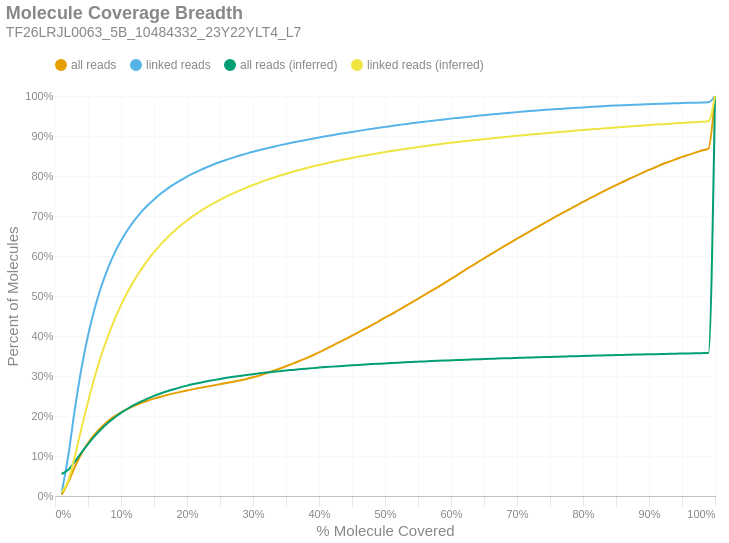

This figure's notebook cell:
### Markdown cell above
### Molecule Read Coverage
This chart shows molecule coverage breadth as computed by the number of bases aligned to that molecule. In other words, "*how much of each unique long molecule is actually sequenced/aligned?*" Keep in mind there is a distinction between sequences and alignments, since some sequences belonging to a particular molecule may not align well and wouldn't appear in the alignment data. This chart also shows molecule coverage breadth as computed by the *inferred fragment* from which the aligned sequences originate. Unlike read coverage, this calculation takes into account the total insert size, including unsequenced gaps between the forward and reverse reads. Like the previous figures, these are cumulative percents.

### Code cell
if SKIPLR:
    print_html(f"Skipped")
else:
    binned_df = consolidated_hist(valids['coverage_bp'], mask, 0.01, True)
    binned_df_inf = consolidated_hist(valids['coverage_inserts'], mask, 0.01, True)
    binned_df = binned_df.with_columns(pl.lit(binned_df_inf['all reads (cumsum)']).alias('all reads (inferred)'))
    binned_df = binned_df.with_columns(pl.lit(binned_df_inf['linked reads (cumsum)']).alias('linked reads (inferred)'))
    binned_df = binned_df.with_columns(
        (pl.col('bin').cast(pl.Float64) + 0.01).alias('right_edge')
    )

    with SafeRender(binned_df):
        (
            density_plot(binned_df, 'Molecule Coverage Breadth', samplename, 'molcov', ['all reads (inferred)','linked reads (inferred)'])
            .encode(
                #x=alt.X('bin:Q', title="% Molecule Covered").axis(format = '%').scale(padding=0),
                x=alt.X('right_edge:Q', title="% Molecule Covered").axis(format='%').scale(padding=0),
                y=alt.Y('value:Q', title='Percent of Molecules')
                    .axis(format='%')
                    .stack(False)
                    .scale(domainMin=0, padding=0),
                color=alt.Color("key:N").scale(domain = ["all reads", "linked reads", "all reads (inferred)", "linked reads (inferred)"]),
                tooltip = [
                    alt.Tooltip("key:N", title = "Data Type"),
                    alt.Tooltip("range_label:N", title="% Molecule Covered"),
                    alt.Tooltip("value:Q", format = ".2%", title="% Molecules")
                ]
            )
        ).display()

### Figure 1 — Vega-Lite specification as saved in the notebook (floating-point values rounded to 4 significant figures)
{"width": "container", "height": 400, "config": {"title": {"anchor": "start", "dy": -15, "fontSize": 18, "color": "#888888", "subtitleColor": "#888888", "subtitleFontSize": 14}, "arc": {"fill": "#0072B2"}, "axis": {"domainColor": "#888888", "domainWidth": 0.5, "gridWidth": 0.2, "grid": false, "titleFontWeight": 400, "titleFontSize": 15, "labelFontSize": 11, "labelColor": "#888888", "tickColor": "#888888", "tickWidth": 0.2, "titleColor": "#888888"}, "axisBand": {"grid": false}, "axisX": {"grid": true, "tickSize": 10, "domainCap": "round"}, "axisY": {"domain": false, "grid": true, "tickSize": 0, "domainCap": "round"}, "background": "transparent", "header": {"labelFontSize": 15, "labelColor": "#888888", "titleFontSize": 15, "titleFontWeight": 600, "titleColor": "#888888"}, "legend": {"labelFont": "sans-serif", "labelFontSize": 12, "labelColor": "#888888", "symbolSize": 100, "symbolType": "circle", "titleFontSize": 12, "titlePadding": 10, "titleColor": "#888888", "title": null, "orient": "top"}, "range": {"category": ["#E69F00", "#56B4E9", "#009E73", "#F0E442", "#0072B2", "#D55E00", "#CC79A7", "#000000"], "diverging": ["#cfe8f3", "#a2d4ec", "#73bfe2", "#46abdb", "#1696d2", "#12719e"]}, "area": {"fill": "#0072B2", "fillOpacity": 0.7, "line": true, "strokeOpacity": 0.7}, "line": {"color": "#0072B2", "stroke": "#0072B2", "strokeWidth": 2}, "trail": {"color": "#0072B2", "stroke": "#0072B2", "strokeWidth": 0, "size": 1}, "point": {"filled": true, "fillOpacity": 1.0, "size": 95}, "text": {"color": "#888888", "fontSize": 11, "align": "right", "fontWeight": 400, "size": 11}, "bar": {"fill": "#0072B2", "stroke": null}, "view": {"stroke": null, "continuousWidth": 660, "continuousHeight": 400}}, "data": {"name": "data-a8b8ed543a9cae2e3a4e808abef96d5d"}, "mark": {"type": "line", "interpolate": "monotone", "point": {"opacity": 0, "size": 275}}, "encoding": {"color": {"field": "key", "scale": {"domain": ["all reads", "linked reads", "all reads (inferred)", "linked reads (inferred)"]}, "type": "nominal"}, "tooltip": [{"field": "key", "title": "Data Type", "type": "nominal"}, {"field": "range_label", "title": "% Molecule Covered", "type": "nominal"}, {"field": "value", "format": ".2%", "title": "% Molecules", "type": "quantitative"}], "x": {"axis": {"format": "%"}, "field": "right_edge", "scale": {"padding": 0}, "title": "% Molecule Covered", "type": "quantitative"}, "y": {"axis": {"format": "%"}, "field": "value", "scale": {"domainMin": 0, "padding": 0}, "stack": false, "title": "Percent of Molecules", "type": "quantitative"}}, "params": [{"name": "param_c36ac31b6afebe62", "select": {"type": "point", "fields": ["key"]}, "bind": "legend"}], "title": {"text": "Molecule Coverage Breadth", "subtitle": "TF26LRJL0063_5B_10484332_23Y22YLT4_L7"}, "transform": [{"fold": ["all reads (cumsum)", "linked reads (cumsum)", "all reads (inferred)", "linked reads (inferred)"]}, {"calculate": "replace(datum.key, ' (cumsum)', '')", "as": "key"}, {"filter": {"param": "param_c36ac31b6afebe62"}}], "usermeta": {"embedOptions": {"downloadFileName": "TF26LRJL0063_5B_10484332_23Y22YLT4_L7.molcov"}}, "$schema": "https://vega.github.io/schema/vega-lite/v6.4.1.json", "datasets": {"data-a8b8ed543a9cae2e3a4e808abef96d5d": [{"bin": "0.0", "interval": "0.0-0.01", "all reads": 0.003062, "linked reads": 0.007382, "all reads (cumsum)": 0.003062, "linked reads (cumsum)": 0.007382, "range_label": "0.0-0.01", "all reads (inferred)": 0.055, "linked reads (inferred)": 0.009038, "right_edge": 0.01}, {"bin": "0.01", "interval": "0.01-0.02", "all reads": 0.03107, "linked reads": 0.09212, "all reads (cumsum)": 0.03414, "linked reads (cumsum)": 0.0995, "range_label": "0.01-0.02", "all reads (inferred)": 0.06546, "linked reads (inferred)": 0.03802, "right_edge": 0.02}, {"bin": "0.02", "interval": "0.02-0.03", "all reads": 0.03836, "linked reads": 0.1168, "all reads (cumsum)": 0.0725, "linked reads (cumsum)": 0.2163, "range_label": "0.02-0.03", "all reads (inferred)": 0.08549, "linked reads (inferred)": 0.09856, "right_edge": 0.03}, {"bin": "0.03", "interval": "0.03-0.04", "all reads": 0.03307, "linked reads": 0.102, "all reads (cumsum)": 0.1056, "linked reads (cumsum)": 0.3183, "range_label": "0.03-0.04", "all reads (inferred)": 0.1082, "linked reads (inferred)": 0.1686, "right_edge": 0.04}, {"bin": "0.04", "interval": "0.04-0.05", "all reads": 0.02683, "linked reads": 0.08288, "all reads (cumsum)": 0.1324, "linked reads (cumsum)": 0.4012, "range_label": "0.04-0.05", "all reads (inferred)": 0.1298, "linked reads (inferred)": 0.2352, "right_edge": 0.05}, {"bin": "0.05", "interval": "0.05-0.06", "all reads": 0.02174, "linked reads": 0.06716, "all reads (cumsum)": 0.1541, "linked reads (cumsum)": 0.4684, "range_label": "0.05-0.06", "all reads (inferred)": 0.1497, "linked reads (inferred)": 0.2968, "right_edge": 0.06}, {"bin": "0.06", "interval": "0.06-0.07", "all reads": 0.01771, "linked reads": 0.05468, "all reads (cumsum)": 0.1719, "linked reads (cumsum)": 0.523, "range_label": "0.06-0.07", "all reads (inferred)": 0.167, "linked reads (inferred)": 0.3508, "right_edge": 0.07}, {"bin": "0.07", "interval": "0.07-0.08", "all reads": 0.01476, "linked reads": 0.04557, "all reads (cumsum)": 0.1866, "linked reads (cumsum)": 0.5686, "range_label": "0.07-0.08", "all reads (inferred)": 0.1823, "linked reads (inferred)": 0.3984, "right_edge": 0.08}, {"bin": "0.08", "interval": "0.08-0.09", "all reads": 0.01231, "linked reads": 0.03794, "all reads (cumsum)": 0.1989, "linked reads (cumsum)": 0.6066, "range_label": "0.08-0.09", "all reads (inferred)": 0.1958, "linked reads (inferred)": 0.4404, "right_edge": 0.09}, {"bin": "0.09", "interval": "0.09-0.1", "all reads": 0.01027, "linked reads": 0.03156, "all reads (cumsum)": 0.2092, "linked reads (cumsum)": 0.6381, "range_label": "0.09-0.1", "all reads (inferred)": 0.2077, "linked reads (inferred)": 0.4773, "right_edge": 0.1}, {"bin": "0.1", "interval": "0.1-0.11", "all reads": 0.008761, "linked reads": 0.02682, "all reads (cumsum)": 0.218, "linked reads (cumsum)": 0.6649, "range_label": "0.1-0.11", "all reads (inferred)": 0.2182, "linked reads (inferred)": 0.5098, "right_edge": 0.11}, {"bin": "0.11", "interval": "0.11-0.12", "all reads": 0.007713, "linked reads": 0.02342, "all reads (cumsum)": 0.2257, "linked reads (cumsum)": 0.6884, "range_label": "0.11-0.12", "all reads (inferred)": 0.2276, "linked reads (inferred)": 0.5391, "right_edge": 0.12}, {"bin": "0.12", "interval": "0.12-0.13", "all reads": 0.006657, "linked reads": 0.02012, "all reads (cumsum)": 0.2323, "linked reads (cumsum)": 0.7085, "range_label": "0.12-0.13", "all reads (inferred)": 0.2359, "linked reads (inferred)": 0.565, "right_edge": 0.13}, {"bin": "0.13", "interval": "0.13-0.14", "all reads": 0.005881, "linked reads": 0.01759, "all reads (cumsum)": 0.2382, "linked reads (cumsum)": 0.7261, "range_label": "0.13-0.14", "all reads (inferred)": 0.2435, "linked reads (inferred)": 0.5887, "right_edge": 0.14}, {"bin": "0.14", "interval": "0.14-0.15", "all reads": 0.005253, "linked reads": 0.01542, "all reads (cumsum)": 0.2435, "linked reads (cumsum)": 0.7415, "range_label": "0.14-0.15", "all reads (inferred)": 0.2503, "linked reads (inferred)": 0.6097, "right_edge": 0.15}, {"bin": "0.15", "interval": "0.15-0.16", "all reads": 0.004806, "linked reads": 0.01398, "all reads (cumsum)": 0.2483, "linked reads (cumsum)": 0.7555, "range_label": "0.15-0.16", "all reads (inferred)": 0.2564, "linked reads (inferred)": 0.6285, "right_edge": 0.16}, {"bin": "0.16", "interval": "0.16-0.17", "all reads": 0.004368, "linked reads": 0.01239, "all reads (cumsum)": 0.2526, "linked reads (cumsum)": 0.7679, "range_label": "0.16-0.17", "all reads (inferred)": 0.262, "linked reads (inferred)": 0.6458, "right_edge": 0.17}, {"bin": "0.17", "interval": "0.17-0.18", "all reads": 0.003971, "linked reads": 0.01115, "all reads (cumsum)": 0.2566, "linked reads (cumsum)": 0.779, "range_label": "0.17-0.18", "all reads (inferred)": 0.267, "linked reads (inferred)": 0.6614, "right_edge": 0.18}, {"bin": "0.18", "interval": "0.18-0.19", "all reads": 0.003716, "linked reads": 0.01006, "all reads (cumsum)": 0.2603, "linked reads (cumsum)": 0.7891, "range_label": "0.18-0.19", "all reads (inferred)": 0.2716, "linked reads (inferred)": 0.6756, "right_edge": 0.19}, {"bin": "0.19", "interval": "0.19-0.2", "all reads": 0.003569, "linked reads": 0.009424, "all reads (cumsum)": 0.2639, "linked reads (cumsum)": 0.7985, "range_label": "0.19-0.2", "all reads (inferred)": 0.2759, "linked reads (inferred)": 0.6889, "right_edge": 0.2}, {"bin": "0.2", "interval": "0.2-0.21", "all reads": 0.003285, "linked reads": 0.008462, "all reads (cumsum)": 0.2672, "linked reads (cumsum)": 0.807, "range_label": "0.2-0.21", "all reads (inferred)": 0.2798, "linked reads (inferred)": 0.7009, "right_edge": 0.21}, {"bin": "0.21", "interval": "0.21-0.22", "all reads": 0.003117, "linked reads": 0.007706, "all reads (cumsum)": 0.2703, "linked reads (cumsum)": 0.8147, "range_label": "0.21-0.22", "all reads (inferred)": 0.2833, "linked reads (inferred)": 0.7119, "right_edge": 0.22}, {"bin": "0.22", "interval": "0.22-0.23", "all reads": 0.003137, "linked reads": 0.007197, "all reads (cumsum)": 0.2734, "linked reads (cumsum)": 0.8219, "range_label": "0.22-0.23", "all reads (inferred)": 0.2866, "linked reads (inferred)": 0.7221, "right_edge": 0.23}, {"bin": "0.23", "interval": "0.23-0.24", "all reads": 0.003143, "linked reads": 0.006814, "all reads (cumsum)": 0.2766, "linked reads (cumsum)": 0.8287, "range_label": "0.23-0.24", "all reads (inferred)": 0.2897, "linked reads (inferred)": 0.7316, "right_edge": 0.24}, {"bin": "0.24", "interval": "0.24-0.25", "all reads": 0.003069, "linked reads": 0.00617, "all reads (cumsum)": 0.2796, "linked reads (cumsum)": 0.8348, "range_label": "0.24-0.25", "all reads (inferred)": 0.2926, "linked reads (inferred)": 0.7405, "right_edge": 0.25}, {"bin": "0.25", "interval": "0.25-0.26", "all reads": 0.002927, "linked reads": 0.005665, "all reads (cumsum)": 0.2826, "linked reads (cumsum)": 0.8405, "range_label": "0.25-0.26", "all reads (inferred)": 0.2954, "linked reads (inferred)": 0.749, "right_edge": 0.26}, {"bin": "0.26", "interval": "0.26-0.27", "all reads": 0.003068, "linked reads": 0.005522, "all reads (cumsum)": 0.2856, "linked reads (cumsum)": 0.846, "range_label": "0.26-0.27", "all reads (inferred)": 0.2979, "linked reads (inferred)": 0.7567, "right_edge": 0.27}, {"bin": "0.27", "interval": "0.27-0.28", "all reads": 0.003289, "linked reads": 0.00508, "all reads (cumsum)": 0.2889, "linked reads (cumsum)": 0.8511, "range_label": "0.27-0.28", "all reads (inferred)": 0.3003, "linked reads (inferred)": 0.7641, "right_edge": 0.28}, {"bin": "0.28", "interval": "0.28-0.29", "all reads": 0.003635, "linked reads": 0.004906, "all reads (cumsum)": 0.2926, "linked reads (cumsum)": 0.856, "range_label": "0.28-0.29", "all reads (inferred)": 0.3025, "linked reads (inferred)": 0.771, "right_edge": 0.29}, {"bin": "0.29", "interval": "0.29-0.3", "all reads": 0.004103, "linked reads": 0.0046, "all reads (cumsum)": 0.2967, "linked reads (cumsum)": 0.8606, "range_label": "0.29-0.3", "all reads (inferred)": 0.3046, "linked reads (inferred)": 0.7775, "right_edge": 0.3}, {"bin": "0.3", "interval": "0.3-0.31", "all reads": 0.004678, "linked reads": 0.004187, "all reads (cumsum)": 0.3013, "linked reads (cumsum)": 0.8648, "range_label": "0.3-0.31", "all reads (inferred)": 0.3067, "linked reads (inferred)": 0.7838, "right_edge": 0.31}, {"bin": "0.31", "interval": "0.31-0.32", "all reads": 0.005336, "linked reads": 0.004151, "all reads (cumsum)": 0.3067, "linked reads (cumsum)": 0.869, "range_label": "0.31-0.32", "all reads (inferred)": 0.3086, "linked reads (inferred)": 0.7897, "right_edge": 0.32}, {"bin": "0.32", "interval": "0.32-0.33", "all reads": 0.005696, "linked reads": 0.003738, "all reads (cumsum)": 0.3124, "linked reads (cumsum)": 0.8727, "range_label": "0.32-0.33", "all reads (inferred)": 0.3104, "linked reads (inferred)": 0.7952, "right_edge": 0.33}, {"bin": "0.33", "interval": "0.33-0.34", "all reads": 0.005887, "linked reads": 0.00382, "all reads (cumsum)": 0.3183, "linked reads (cumsum)": 0.8765, "range_label": "0.33-0.34", "all reads (inferred)": 0.3121, "linked reads (inferred)": 0.8005, "right_edge": 0.34}, {"bin": "0.34", "interval": "0.34-0.35", "all reads": 0.006155, "linked reads": 0.003581, "all reads (cumsum)": 0.3244, "linked reads (cumsum)": 0.8801, "range_label": "0.34-0.35", "all reads (inferred)": 0.3138, "linked reads (inferred)": 0.8055, "right_edge": 0.35}, {"bin": "0.35", "interval": "0.35-0.36", "all reads": 0.006495, "linked reads": 0.003557, "all reads (cumsum)": 0.3309, "linked reads (cumsum)": 0.8837, "range_label": "0.35-0.36", "all reads (inferred)": 0.3153, "linked reads (inferred)": 0.8103, "right_edge": 0.36}, {"bin": "0.36", "interval": "0.36-0.37", "all reads": 0.006479, "linked reads": 0.00331, "all reads (cumsum)": 0.3374, "linked reads (cumsum)": 0.887, "range_label": "0.36-0.37", "all reads (inferred)": 0.3168, "linked reads (inferred)": 0.815, "right_edge": 0.37}, {"bin": "0.37", "interval": "0.37-0.38", "all reads": 0.006797, "linked reads": 0.003125, "all reads (cumsum)": 0.3442, "linked reads (cumsum)": 0.8901, "range_label": "0.37-0.38", "all reads (inferred)": 0.3183, "linked reads (inferred)": 0.8194, "right_edge": 0.38}, {"bin": "0.38", "interval": "0.38-0.39", "all reads": 0.007145, "linked reads": 0.003063, "all reads (cumsum)": 0.3513, "linked reads (cumsum)": 0.8932, "range_label": "0.38-0.39", "all reads (inferred)": 0.3197, "linked reads (inferred)": 0.8237, "right_edge": 0.39}, {"bin": "0.39", "interval": "0.39-0.4", "all reads": 0.007707, "linked reads": 0.003133, "all reads (cumsum)": 0.359, "linked reads (cumsum)": 0.8963, "range_label": "0.39-0.4", "all reads (inferred)": 0.321, "linked reads (inferred)": 0.8276, "right_edge": 0.4}, {"bin": "0.4", "interval": "0.4-0.41", "all reads": 0.007984, "linked reads": 0.002947, "all reads (cumsum)": 0.367, "linked reads (cumsum)": 0.8992, "range_label": "0.4-0.41", "all reads (inferred)": 0.3222, "linked reads (inferred)": 0.8315, "right_edge": 0.41}, {"bin": "0.41", "interval": "0.41-0.42", "all reads": 0.00845, "linked reads": 0.002827, "all reads (cumsum)": 0.3755, "linked reads (cumsum)": 0.9021, "range_label": "0.41-0.42", "all reads (inferred)": 0.3234, "linked reads (inferred)": 0.8351, "right_edge": 0.42}, {"bin": "0.42", "interval": "0.42-0.43", "all reads": 0.008333, "linked reads": 0.002709, "all reads (cumsum)": 0.3838, "linked reads (cumsum)": 0.9048, "range_label": "0.42-0.43", "all reads (inferred)": 0.3246, "linked reads (inferred)": 0.8386, "right_edge": 0.43}, {"bin": "0.43", "interval": "0.43-0.44", "all reads": 0.008397, "linked reads": 0.002801, "all reads (cumsum)": 0.3922, "linked reads (cumsum)": 0.9076, "range_label": "0.43-0.44", "all reads (inferred)": 0.3256, "linked reads (inferred)": 0.8419, "right_edge": 0.44}, {"bin": "0.44", "interval": "0.44-0.45", "all reads": 0.008624, "linked reads": 0.002634, "all reads (cumsum)": 0.4008, "linked reads (cumsum)": 0.9102, "range_label": "0.44-0.45", "all reads (inferred)": 0.3267, "linked reads (inferred)": 0.8452, "right_edge": 0.45}, {"bin": "0.45", "interval": "0.45-0.46", "all reads": 0.008625, "linked reads": 0.002594, "all reads (cumsum)": 0.4095, "linked reads (cumsum)": 0.9128, "range_label": "0.45-0.46", "all reads (inferred)": 0.3278, "linked reads (inferred)": 0.8484, "right_edge": 0.46}, {"bin": "0.46", "interval": "0.46-0.47", "all reads": 0.00877, "linked reads": 0.002526, "all reads (cumsum)": 0.4182, "linked reads (cumsum)": 0.9153, "range_label": "0.46-0.47", "all reads (inferred)": 0.3288, "linked reads (inferred)": 0.8514, "right_edge": 0.47}, {"bin": "0.47", "interval": "0.47-0.48", "all reads": 0.00894, "linked reads": 0.002472, "all reads (cumsum)": 0.4272, "linked reads (cumsum)": 0.9178, "range_label": "0.47-0.48", "all reads (inferred)": 0.3297, "linked reads (inferred)": 0.8542, "right_edge": 0.48}, {"bin": "0.48", "interval": "0.48-0.49", "all reads": 0.008909, "linked reads": 0.002502, "all reads (cumsum)": 0.4361, "linked reads (cumsum)": 0.9203, "range_label": "0.48-0.49", "all reads (inferred)": 0.3306, "linked reads (inferred)": 0.857, "right_edge": 0.49}, {"bin": "0.49", "interval": "0.49-0.5", "all reads": 0.01, "linked reads": 0.002498, "all reads (cumsum)": 0.4461, "linked reads (cumsum)": 0.9228, "range_label": "0.49-0.5", "all reads (inferred)": 0.3315, "linked reads (inferred)": 0.8598, "right_edge": 0.5}, {"bin": "0.5", "interval": "0.5-0.51", "all reads": 0.008528, "linked reads": 0.002175, "all reads (cumsum)": 0.4546, "linked reads (cumsum)": 0.925, "range_label": "0.5-0.51", "all reads (inferred)": 0.3324, "linked reads (inferred)": 0.8625, "right_edge": 0.51}, {"bin": "0.51", "interval": "0.51-0.52", "all reads": 0.009758, "linked reads": 0.002363, "all reads (cumsum)": 0.4644, "linked reads (cumsum)": 0.9273, "range_label": "0.51-0.52", "all reads (inferred)": 0.3333, "linked reads (inferred)": 0.8651, "right_edge": 0.52}, {"bin": "0.52", "interval": "0.52-0.53", "all reads": 0.009442, "linked reads": 0.002185, "all reads (cumsum)": 0.4738, "linked reads (cumsum)": 0.9295, "range_label": "0.52-0.53", "all reads (inferred)": 0.3341, "linked reads (inferred)": 0.8676, "right_edge": 0.53}, {"bin": "0.53", "interval": "0.53-0.54", "all reads": 0.009678, "linked reads": 0.002142, "all reads (cumsum)": 0.4835, "linked reads (cumsum)": 0.9317, "range_label": "0.53-0.54", "all reads (inferred)": 0.3349, "linked reads (inferred)": 0.87, "right_edge": 0.54}, {"bin": "0.54", "interval": "0.54-0.55", "all reads": 0.00954, "linked reads": 0.002113, "all reads (cumsum)": 0.493, "linked reads (cumsum)": 0.9338, "range_label": "0.54-0.55", "all reads (inferred)": 0.3357, "linked reads (inferred)": 0.8723, "right_edge": 0.55}, {"bin": "0.55", "interval": "0.55-0.56", "all reads": 0.009875, "linked reads": 0.002093, "all reads (cumsum)": 0.5029, "linked reads (cumsum)": 0.9359, "range_label": "0.55-0.56", "all reads (inferred)": 0.3365, "linked reads (inferred)": 0.8746, "right_edge": 0.56}, {"bin": "0.56", "interval": "0.56-0.57", "all reads": 0.009669, "linked reads": 0.001912, "all reads (cumsum)": 0.5126, "linked reads (cumsum)": 0.9378, "range_label": "0.56-0.57", "all reads (inferred)": 0.3372, "linked reads (inferred)": 0.8768, "right_edge": 0.57}, {"bin": "0.57", "interval": "0.57-0.58", "all reads": 0.009662, "linked reads": 0.0019, "all reads (cumsum)": 0.5222, "linked reads (cumsum)": 0.9397, "range_label": "0.57-0.58", "all reads (inferred)": 0.3379, "linked reads (inferred)": 0.879, "right_edge": 0.58}, {"bin": "0.58", "interval": "0.58-0.59", "all reads": 0.009952, "linked reads": 0.001847, "all reads (cumsum)": 0.5322, "linked reads (cumsum)": 0.9415, "range_label": "0.58-0.59", "all reads (inferred)": 0.3386, "linked reads (inferred)": 0.881, "right_edge": 0.59}, {"bin": "0.59", "interval": "0.59-0.6", "all reads": 0.01043, "linked reads": 0.001912, "all reads (cumsum)": 0.5426, "linked reads (cumsum)": 0.9434, "range_label": "0.59-0.6", "all reads (inferred)": 0.3393, "linked reads (inferred)": 0.883, "right_edge": 0.6}, {"bin": "0.6", "interval": "0.6-0.61", "all reads": 0.01013, "linked reads": 0.001796, "all reads (cumsum)": 0.5527, "linked reads (cumsum)": 0.9452, "range_label": "0.6-0.61", "all reads (inferred)": 0.3399, "linked reads (inferred)": 0.885, "right_edge": 0.61}, {"bin": "0.61", "interval": "0.61-0.62", "all reads": 0.01069, "linked reads": 0.001777, "all reads (cumsum)": 0.5634, "linked reads (cumsum)": 0.947, "range_label": "0.61-0.62", "all reads (inferred)": 0.3405, "linked reads (inferred)": 0.8868, "right_edge": 0.62}, {"bin": "0.62", "interval": "0.62-0.63", "all reads": 0.01026, "linked reads": 0.001751, "all reads (cumsum)": 0.5737, "linked reads (cumsum)": 0.9488, "range_label": "0.62-0.63", "all reads (inferred)": 0.3412, "linked reads (inferred)": 0.8887, "right_edge": 0.63}, {"bin": "0.63", "interval": "0.63-0.64", "all reads": 0.01028, "linked reads": 0.001698, "all reads (cumsum)": 0.584, "linked reads (cumsum)": 0.9505, "range_label": "0.63-0.64", "all reads (inferred)": 0.3418, "linked reads (inferred)": 0.8904, "right_edge": 0.64}, {"bin": "0.64", "interval": "0.64-0.65", "all reads": 0.01004, "linked reads": 0.00166, "all reads (cumsum)": 0.594, "linked reads (cumsum)": 0.9521, "range_label": "0.64-0.65", "all reads (inferred)": 0.3423, "linked reads (inferred)": 0.8921, "right_edge": 0.65}, {"bin": "0.65", "interval": "0.65-0.66", "all reads": 0.01019, "linked reads": 0.00165, "all reads (cumsum)": 0.6042, "linked reads (cumsum)": 0.9538, "range_label": "0.65-0.66", "all reads (inferred)": 0.3429, "linked reads (inferred)": 0.8938, "right_edge": 0.66}, {"bin": "0.66", "interval": "0.66-0.67", "all reads": 0.009699, "linked reads": 0.001526, "all reads (cumsum)": 0.6139, "linked reads (cumsum)": 0.9553, "range_label": "0.66-0.67", "all reads (inferred)": 0.3435, "linked reads (inferred)": 0.8955, "right_edge": 0.67}, {"bin": "0.67", "interval": "0.67-0.68", "all reads": 0.009896, "linked reads": 0.001491, "all reads (cumsum)": 0.6238, "linked reads (cumsum)": 0.9568, "range_label": "0.67-0.68", "all reads (inferred)": 0.3441, "linked reads (inferred)": 0.8972, "right_edge": 0.68}, {"bin": "0.68", "interval": "0.68-0.69", "all reads": 0.009748, "linked reads": 0.001476, "all reads (cumsum)": 0.6335, "linked reads (cumsum)": 0.9583, "range_label": "0.68-0.69", "all reads (inferred)": 0.3446, "linked reads (inferred)": 0.8989, "right_edge": 0.69}, {"bin": "0.69", "interval": "0.69-0.7", "all reads": 0.009626, "linked reads": 0.001427, "all reads (cumsum)": 0.6432, "linked reads (cumsum)": 0.9597, "range_label": "0.69-0.7", "all reads (inferred)": 0.3452, "linked reads (inferred)": 0.9004, "right_edge": 0.7}, {"bin": "0.7", "interval": "0.7-0.71", "all reads": 0.009396, "linked reads": 0.001399, "all reads (cumsum)": 0.6526, "linked reads (cumsum)": 0.9611, "range_label": "0.7-0.71", "all reads (inferred)": 0.3457, "linked reads (inferred)": 0.902, "right_edge": 0.71}, {"bin": "0.71", "interval": "0.71-0.72", "all reads": 0.009436, "linked reads": 0.001344, "all reads (cumsum)": 0.662, "linked reads (cumsum)": 0.9624, "range_label": "0.71-0.72", "all reads (inferred)": 0.3462, "linked reads (inferred)": 0.9036, "right_edge": 0.72}, {"bin": "0.72", "interval": "0.72-0.73", "all reads": 0.009546, "linked reads": 0.00126, "all reads (cumsum)": 0.6715, "linked reads (cumsum)": 0.9637, "range_label": "0.72-0.73", "all reads (inferred)": 0.3467, "linked reads (inferred)": 0.9051, "right_edge": 0.73}, {"bin": "0.73", "interval": "0.73-0.74", "all reads": 0.009365, "linked reads": 0.001219, "all reads (cumsum)": 0.6809, "linked reads (cumsum)": 0.9649, "range_label": "0.73-0.74", "all reads (inferred)": 0.3472, "linked reads (inferred)": 0.9064, "right_edge": 0.74}, {"bin": "0.74", "interval": "0.74-0.75", "all reads": 0.009644, "linked reads": 0.001253, "all reads (cumsum)": 0.6906, "linked reads (cumsum)": 0.9662, "range_label": "0.74-0.75", "all reads (inferred)": 0.3477, "linked reads (inferred)": 0.9079, "right_edge": 0.75}, {"bin": "0.75", "interval": "0.75-0.76", "all reads": 0.008885, "linked reads": 0.00109, "all reads (cumsum)": 0.6994, "linked reads (cumsum)": 0.9673, "range_label": "0.75-0.76", "all reads (inferred)": 0.3482, "linked reads (inferred)": 0.9092, "right_edge": 0.76}, {"bin": "0.76", "interval": "0.76-0.77", "all reads": 0.009058, "linked reads": 0.001109, "all reads (cumsum)": 0.7085, "linked reads (cumsum)": 0.9684, "range_label": "0.76-0.77", "all reads (inferred)": 0.3486, "linked reads (inferred)": 0.9106, "right_edge": 0.77}, {"bin": "0.77", "interval": "0.77-0.78", "all reads": 0.008886, "linked reads": 0.001062, "all reads (cumsum)": 0.7174, "linked reads (cumsum)": 0.9694, "range_label": "0.77-0.78", "all reads (inferred)": 0.3491, "linked reads (inferred)": 0.9121, "right_edge": 0.78}, {"bin": "0.78", "interval": "0.78-0.79", "all reads": 0.008823, "linked reads": 0.001044, "all reads (cumsum)": 0.7262, "linked reads (cumsum)": 0.9705, "range_label": "0.78-0.79", "all reads (inferred)": 0.3496, "linked reads (inferred)": 0.9134, "right_edge": 0.79}, {"bin": "0.79", "interval": "0.79-0.8", "all reads": 0.009177, "linked reads": 0.00103, "all reads (cumsum)": 0.7354, "linked reads (cumsum)": 0.9715, "range_label": "0.79-0.8", "all reads (inferred)": 0.3501, "linked reads (inferred)": 0.9148, "right_edge": 0.8}, {"bin": "0.8", "interval": "0.8-0.81", "all reads": 0.008499, "linked reads": 0.001, "all reads (cumsum)": 0.7439, "linked reads (cumsum)": 0.9725, "range_label": "0.8-0.81", "all reads (inferred)": 0.3505, "linked reads (inferred)": 0.9162, "right_edge": 0.81}, {"bin": "0.81", "interval": "0.81-0.82", "all reads": 0.008357, "linked reads": 0.0009556, "all reads (cumsum)": 0.7522, "linked reads (cumsum)": 0.9735, "range_label": "0.81-0.82", "all reads (inferred)": 0.351, "linked reads (inferred)": 0.9175, "right_edge": 0.82}, {"bin": "0.82", "interval": "0.82-0.83", "all reads": 0.008555, "linked reads": 0.0009197, "all reads (cumsum)": 0.7608, "linked reads (cumsum)": 0.9744, "range_label": "0.82-0.83", "all reads (inferred)": 0.3514, "linked reads (inferred)": 0.9188, "right_edge": 0.83}, {"bin": "0.83", "interval": "0.83-0.84", "all reads": 0.008285, "linked reads": 0.0009517, "all reads (cumsum)": 0.7691, "linked reads (cumsum)": 0.9753, "range_label": "0.83-0.84", "all reads (inferred)": 0.3518, "linked reads (inferred)": 0.9201, "right_edge": 0.84}, {"bin": "0.84", "interval": "0.84-0.85", "all reads": 0.008027, "linked reads": 0.0008031, "all reads (cumsum)": 0.7771, "linked reads (cumsum)": 0.9761, "range_label": "0.84-0.85", "all reads (inferred)": 0.3523, "linked reads (inferred)": 0.9214, "right_edge": 0.85}, {"bin": "0.85", "interval": "0.85-0.86", "all reads": 0.007884, "linked reads": 0.0007621, "all reads (cumsum)": 0.785, "linked reads (cumsum)": 0.9769, "range_label": "0.85-0.86", "all reads (inferred)": 0.3527, "linked reads (inferred)": 0.9227, "right_edge": 0.86}, {"bin": "0.86", "interval": "0.86-0.87", "all reads": 0.007598, "linked reads": 0.0007391, "all reads (cumsum)": 0.7926, "linked reads (cumsum)": 0.9776, "range_label": "0.86-0.87", "all reads (inferred)": 0.3531, "linked reads (inferred)": 0.9239, "right_edge": 0.87}, {"bin": "0.87", "interval": "0.87-0.88", "all reads": 0.007717, "linked reads": 0.0006917, "all reads (cumsum)": 0.8003, "linked reads (cumsum)": 0.9783, "range_label": "0.87-0.88", "all reads (inferred)": 0.3535, "linked reads (inferred)": 0.9251, "right_edge": 0.88}, {"bin": "0.88", "interval": "0.88-0.89", "all reads": 0.007396, "linked reads": 0.000675, "all reads (cumsum)": 0.8077, "linked reads (cumsum)": 0.979, "range_label": "0.88-0.89", "all reads (inferred)": 0.3539, "linked reads (inferred)": 0.9262, "right_edge": 0.89}, {"bin": "0.89", "interval": "0.89-0.9", "all reads": 0.00741, "linked reads": 0.0006622, "all reads (cumsum)": 0.8151, "linked reads (cumsum)": 0.9797, "range_label": "0.89-0.9", "all reads (inferred)": 0.3543, "linked reads (inferred)": 0.9274, "right_edge": 0.9}, {"bin": "0.9", "interval": "0.9-0.91", "all reads": 0.006771, "linked reads": 0.0005854, "all reads (cumsum)": 0.8219, "linked reads (cumsum)": 0.9802, "range_label": "0.9-0.91", "all reads (inferred)": 0.3547, "linked reads (inferred)": 0.9285, "right_edge": 0.91}, {"bin": "0.91", "interval": "0.91-0.92", "all reads": 0.007366, "linked reads": 0.0006302, "all reads (cumsum)": 0.8292, "linked reads (cumsum)": 0.9809, "range_label": "0.91-0.92", "all reads (inferred)": 0.355, "linked reads (inferred)": 0.9295, "right_edge": 0.92}, {"bin": "0.92", "interval": "0.92-0.93", "all reads": 0.006024, "linked reads": 0.0005329, "all reads (cumsum)": 0.8353, "linked reads (cumsum)": 0.9814, "range_label": "0.92-0.93", "all reads (inferred)": 0.3554, "linked reads (inferred)": 0.9306, "right_edge": 0.93}, {"bin": "0.93", "interval": "0.93-0.94", "all reads": 0.006215, "linked reads": 0.0004893, "all reads (cumsum)": 0.8415, "linked reads (cumsum)": 0.9819, "range_label": "0.93-0.94", "all reads (inferred)": 0.3558, "linked reads (inferred)": 0.9316, "right_edge": 0.94}, {"bin": "0.94", "interval": "0.94-0.95", "all reads": 0.006299, "linked reads": 0.0005162, "all reads (cumsum)": 0.8478, "linked reads (cumsum)": 0.9824, "range_label": "0.94-0.95", "all reads (inferred)": 0.3561, "linked reads (inferred)": 0.9326, "right_edge": 0.95}, {"bin": "0.95", "interval": "0.95-0.96", "all reads": 0.005077, "linked reads": 0.0004547, "all reads (cumsum)": 0.8529, "linked reads (cumsum)": 0.9829, "range_label": "0.95-0.96", "all reads (inferred)": 0.3564, "linked reads (inferred)": 0.9336, "right_edge": 0.96}, {"bin": "0.96", "interval": "0.96-0.97", "all reads": 0.005484, "linked reads": 0.0004304, "all reads (cumsum)": 0.8583, "linked reads (cumsum)": 0.9833, "range_label": "0.96-0.97", "all reads (inferred)": 0.3568, "linked reads (inferred)": 0.9346, "right_edge": 0.97}, {"bin": "0.97", "interval": "0.97-0.98", "all reads": 0.005241, "linked reads": 0.0004381, "all reads (cumsum)": 0.8636, "linked reads (cumsum)": 0.9837, "range_label": "0.97-0.98", "all reads (inferred)": 0.3572, "linked reads (inferred)": 0.9356, "right_edge": 0.98}, {"bin": "0.98", "interval": "0.98-0.99", "all reads": 0.005005, "linked reads": 0.000392, "all reads (cumsum)": 0.8686, "linked reads (cumsum)": 0.9841, "range_label": "0.98-0.99", "all reads (inferred)": 0.3576, "linked reads (inferred)": 0.9367, "right_edge": 0.99}, {"bin": "0.99", "interval": "0.99-1.0", "all reads": 0.1314, "linked reads": 0.01587, "all reads (cumsum)": 1.0, "linked reads (cumsum)": 1.0, "range_label": "0.99-1.0", "all reads (inferred)": 1.0, "linked reads (inferred)": 1.0, "right_edge": 1.0}]}}
